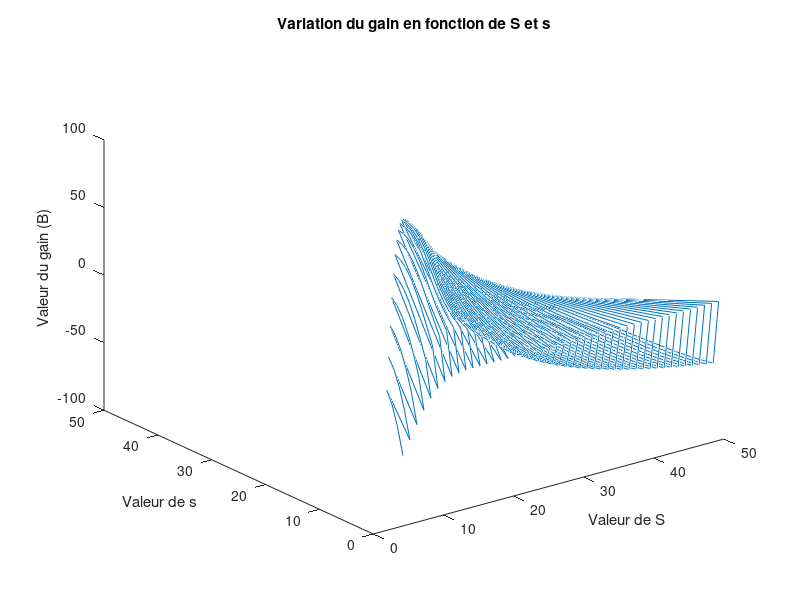

MATLAB code to generate this figure:
clear all;

% Valeurs initiales
C1 = 5;
C2 = 10;
C3 = 10;
C4 = 5;
v = 20;
liste_S = 5:50; % 15 et 10
liste_s = 1:50;
liste_combis = []; % contiendra les couples [S, s, B]
[x,y,liste_gain] = deal([]);

for S = liste_S
    
for s = liste_s
    
if S > s
    
x = [x , S];
y = [y , s];
    
% Définition de la loi alpha comme étant une loi de poisson avec lambda=10
lambda = 10;
flaws = 0:(10*lambda);
alpha = poisspdf(flaws,lambda);
somme = sum(alpha);


% Matrice de transition
P = zeros(S+1,S+1);
% Construire la ligne 1 et S+1 de P
for i = 1:S+1
    P(1,i) = alpha(S+2-i);
    P(S+1,i) = P(1,i);
end
% Les s-1 premières lignes de P
for i = 1:s
    P(i,:) = P(1,:);
end
% Les S-s+1 dernières lignes de P
for i = 1:(S-s)
    P(S+1-i,1) = P(S+2-i,1)+P(S+2-i,2); % La première case de la ligne est l'addition de la case du dessous et de la case du dessous à droite
    for j = 2:S+1
        if j ~= S+1
            P(S+1-i,j) = P(S+2-i,j+1); % Une case est égale à la case en dessous à droite
        else
            P(S+1-i,j) = 0; % Sauf la dernière colonne où on rajoute 0
        end
    end
end

% Matrice de distribution limite
PI = zeros(1, length(P)+1); 
Mat_lim_a = [(eye(size(P))-P),ones(length(P),1)];
[p,q] = size(Mat_lim_a);
Mat_lim = [Mat_lim_a ; ones(1,length(P)+1)];

% Matrice de calcul
Resultat = [zeros(1,length(P)),1];

% PI*(Mat_lim) = Resultat
PI = Resultat / (Mat_lim);

% Détermination du gain

jk1 = 1:(length(alpha)-S);
jk2 = jk1+S;
jk3 = min(S, 1:length(alpha));
jk4 = 1:s-1;
jk6 = (1+s):(length(alpha));
jk7 = 1:length(jk6);

% Première partie de la formule
gain = PI(jk4)*(-C1*S-C2*jk1*alpha(jk2)'-C3-C4*(S-jk4)+v*jk3*alpha')'; 

% Seconde partie de la formule
for varj = s:S
    gain = gain + PI(j)*(-C1*varj-C2*jk7*alpha(jk6)'+v*min(varj,1:length(alpha))*alpha');
end

liste_gain = [liste_gain,gain];
liste_combis = [liste_combis; [S,s,gain]];

end

end

end

figure
% plot(1:length(liste_combis),liste_combis(:,3)) % vue 2D du gain en
% fonction du numéro de l'itération
plot3(liste_combis(:,1),liste_combis(:,2),liste_combis(:,3));
title('Variation du gain en fonction de S et s');
xlabel('Valeur de S');
ylabel('Valeur de s');
zlabel('Valeur du gain (B)');
